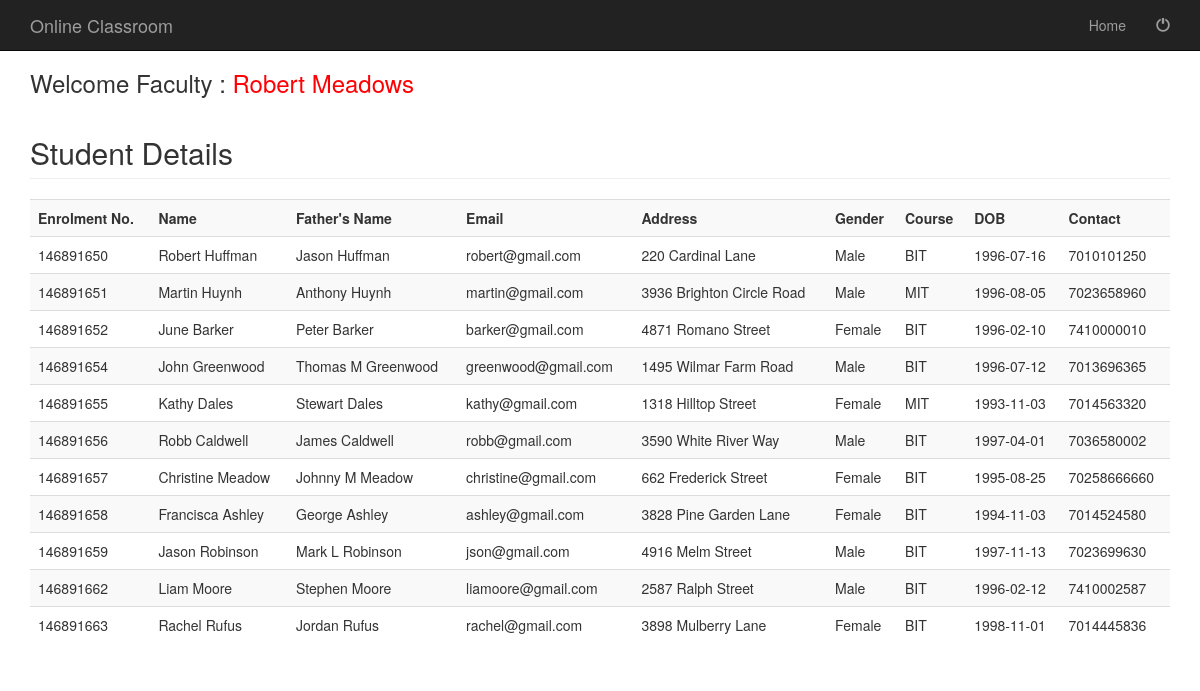
Screenshot of /viewstudentdetails.php (signed in) with the database file from the repository.
### tables this page shows
CREATE TABLE `studenttable` (
  `Eno` bigint(20) NOT NULL,
  `FName` varchar(30) NOT NULL,
  `LName` varchar(30) NOT NULL,
  `FaName` varchar(30) NOT NULL,
  `Addrs` text NOT NULL,
  `Gender` varchar(6) NOT NULL,
  `Course` varchar(20) NOT NULL,
  `DOB` date NOT NULL,
  `PhNo` bigint(10) NOT NULL,
  `Pass` varchar(20) NOT NULL,
  `Eid` varchar(50) NOT NULL
);

### viewstudentdetails.php (the view, shortened to what this page needs)
<?php
$fname = $_SESSION[ "fname" ];
?>
<?php include('fhead.php');  ?>
<div class="container">
	<div class="row">
		<div class="col-md-12">
			<h3> Welcome Faculty : <a href="welcomefaculty.php"><span style="color:#FF0004"> <?php echo $fname; ?></span></a></h3>
			<?php
			include( "database.php" );
			$sql = "select * from  studenttable";
			$result = mysqli_query( $connect, $sql );
			echo "<h2 class='page-header'>Student Details</h2>";
			echo "<table class='table table-striped table-hover' style='width:100%'>
			<tr>
			<th>Enrolment No.</th>
			<th>Name</th>
			<th>Father's Name</th>
			<th>Email</th>
			<th>Address</th>
			<th>Gender</th>
			<th>Course</th>
			<th>DOB</th>
			<th>Contact</th>
			</tr>";
			while ( $row = mysqli_fetch_array( $result ) ) {
				?>
			<tr>
				<td>
					<?php echo $row['Eno'];?>
				</td>
				<td>
					<?php echo $row['FName'];?> <?php echo $row['LName'];?>
				</td>
				<td>
					<?php echo $row['FaName'];?>
				</td>
				<td>
					<?php echo $row['Eid'];?>
				</td>
				<td>
					<?php echo $row['Addrs'];?>
				</td>
				<td>
					<?php echo $row['Gender'];?>
				</td>
				<td>
					<?php echo $row['Course'];?>
				</td>
				<td>
					<?php echo $row['DOB'];?>
				</td>
				<td>
					<?php echo $row['PhNo'];?>
				</td>
			</tr>
			<?php } ?>
			</table>
		</div>
	</div>
	<?php include('allfoot.php'); ?>

### css/modern-business.css (style rules this page uses)
html, body { height: 100%; }
body { padding-top: 50px; }

### rows the page displays
studenttable: Eno "146891650", FName "Robert", LName "Huffman", FaName "Jason Huffman", Eid "robert@gmail.com", Addrs "220 Cardinal Lane", Gender "Male", Course "BIT", DOB "1996-07-16", PhNo "7010101250"
studenttable: Eno "146891651", FName "Martin", LName "Huynh", FaName "Anthony Huynh", Eid "martin@gmail.com", Addrs "3936 Brighton Circle Road", Gender "Male", Course "MIT", DOB "1996-08-05", PhNo "7023658960"
studenttable: Eno "146891652", FName "June", LName "Barker", FaName "Peter Barker", Eid "barker@gmail.com", Addrs "4871 Romano Street", Gender "Female", Course "BIT", DOB "1996-02-10", PhNo "7410000010"
studenttable: Eno "146891654", FName "John", LName "Greenwood", FaName "Thomas M Greenwood", Eid "greenwood@gmail.com", Addrs "1495 Wilmar Farm Road", Gender "Male", Course "BIT", DOB "1996-07-12", PhNo "7013696365"
studenttable: Eno "146891655", FName "Kathy", LName "Dales", FaName "Stewart Dales", Eid "kathy@gmail.com", Addrs "1318 Hilltop Street", Gender "Female", Course "MIT", DOB "1993-11-03", PhNo "7014563320"
studenttable: Eno "146891656", FName "Robb", LName "Caldwell", FaName "James Caldwell", Eid "robb@gmail.com", Addrs "3590 White River Way", Gender "Male", Course "BIT", DOB "1997-04-01", PhNo "7036580002"
studenttable: Eno "146891657", FName "Christine", LName "Meadow", FaName "Johnny M Meadow", Eid "christine@gmail.com", Addrs "662 Frederick Street", Gender "Female", Course "BIT", DOB "1995-08-25", PhNo "70258666660"
studenttable: Eno "146891658", FName "Francisca", LName "Ashley", FaName "George Ashley", Eid "ashley@gmail.com", Addrs "3828 Pine Garden Lane", Gender "Female", Course "BIT", DOB "1994-11-03", PhNo "7014524580"
studenttable: Eno "146891659", FName "Jason", LName "Robinson", FaName "Mark L Robinson", Eid "json@gmail.com", Addrs "4916 Melm Street", Gender "Male", Course "BIT", DOB "1997-11-13", PhNo "7023699630"
studenttable: Eno "146891662", FName "Liam", LName "Moore", FaName "Stephen Moore", Eid "liamoore@gmail.com", Addrs "2587 Ralph Street", Gender "Male", Course "BIT", DOB "1996-02-12", PhNo "7410002587"
studenttable: Eno "146891663", FName "Rachel", LName "Rufus", FaName "Jordan Rufus", Eid "rachel@gmail.com", Addrs "3898 Mulberry Lane", Gender "Female", Course "BIT", DOB "1998-11-01", PhNo "7014445836"

### other values shown
$fname "Robert Meadows"
